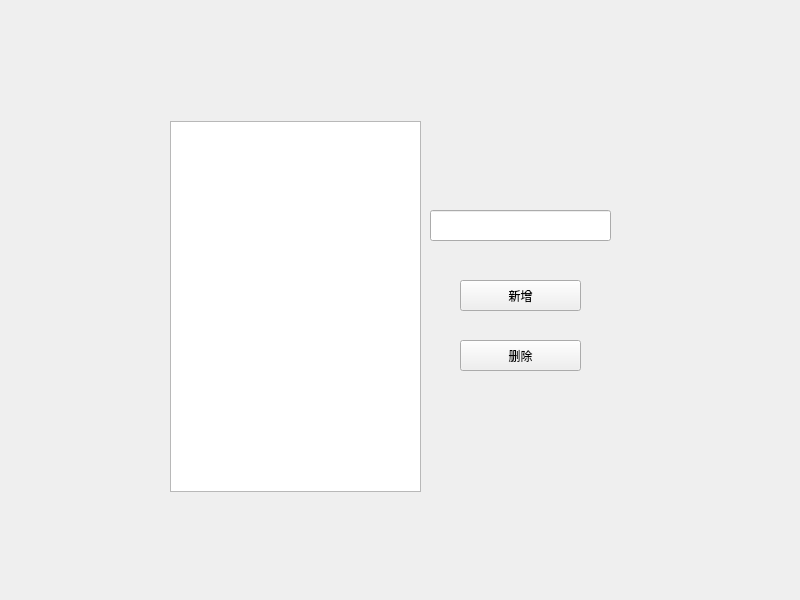
<?xml version="1.0" encoding="UTF-8"?>
<ui version="4.0">
 <class>Widget</class>
 <widget class="QWidget" name="Widget">
  <property name="geometry">
   <rect>
    <x>0</x>
    <y>0</y>
    <width>800</width>
    <height>600</height>
   </rect>
  </property>
  <property name="windowTitle">
   <string>Widget</string>
  </property>
  <widget class="QListWidget" name="listWidget">
   <property name="geometry">
    <rect>
     <x>170</x>
     <y>121</y>
     <width>251</width>
     <height>371</height>
    </rect>
   </property>
  </widget>
  <widget class="QLineEdit" name="lineEdit">
   <property name="geometry">
    <rect>
     <x>430</x>
     <y>210</y>
     <width>181</width>
     <height>31</height>
    </rect>
   </property>
  </widget>
  <widget class="QPushButton" name="pushButtonAdd">
   <property name="geometry">
    <rect>
     <x>460</x>
     <y>280</y>
     <width>121</width>
     <height>31</height>
    </rect>
   </property>
   <property name="text">
    <string>新增</string>
   </property>
  </widget>
  <widget class="QPushButton" name="pushButtonDel">
   <property name="geometry">
    <rect>
     <x>460</x>
     <y>340</y>
     <width>121</width>
     <height>31</height>
    </rect>
   </property>
   <property name="text">
    <string>删除</string>
   </property>
  </widget>
 </widget>
 <resources/>
 <connections/>
</ui>
